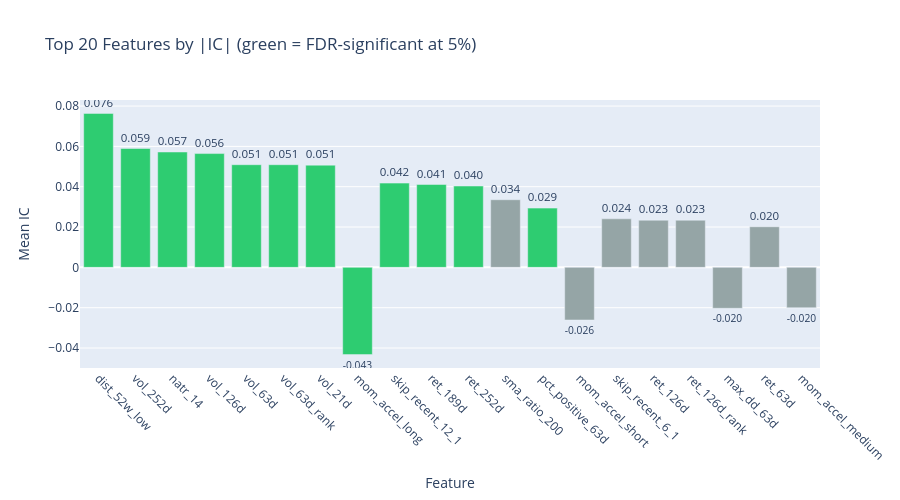

This figure's notebook cell:
### Markdown cell above
### IC Bar Chart

### Code cell
top20 = eval_summary.sort(pl.col("ic_mean").abs(), descending=True).head(20)
colors = ["#2ecc71" if sig else "#95a5a6" for sig in top20["significant_fdr05"].to_list()]

fig_ic = go.Figure(
    go.Bar(
        x=top20["feature"].to_list(),
        y=top20["ic_mean"].to_list(),
        marker_color=colors,
        text=[f"{ic:.3f}" for ic in top20["ic_mean"].to_list()],
        textposition="outside",
    )
)
fig_ic.update_layout(
    title="Top 20 Features by |IC| (green = FDR-significant at 5%)",
    xaxis_title="Feature",
    yaxis_title="Mean IC",
    xaxis_tickangle=45,
    height=500,
)
fig_ic.show()

### Figure 1 — Plotly figure (JSON) as saved in the notebook; plotly's stock layout.template omitted (floating-point values rounded to 4 significant figures)
{"data": [{"marker": {"color": ["#2ecc71", "#2ecc71", "#2ecc71", "#2ecc71", "#2ecc71", "#2ecc71", "#2ecc71", "#2ecc71", "#2ecc71", "#2ecc71", "#2ecc71", "#95a5a6", "#2ecc71", "#95a5a6", "#95a5a6", "#95a5a6", "#95a5a6", "#95a5a6", "#95a5a6", "#95a5a6"]}, "text": ["0.076", "0.059", "0.057", "0.056", "0.051", "0.051", "0.051", "-0.043", "0.042", "0.041", "0.040", "0.034", "0.029", "-0.026", "0.024", "0.023", "0.023", "-0.020", "0.020", "-0.020"], "textposition": "outside", "type": "bar", "x": ["dist_52w_low", "vol_252d", "natr_14", "vol_126d", "vol_63d", "vol_63d_rank", "vol_21d", "mom_accel_long", "skip_recent_12_1", "ret_189d", "ret_252d", "sma_ratio_200", "pct_positive_63d", "mom_accel_short", "skip_recent_6_1", "ret_126d", "ret_126d_rank", "max_dd_63d", "ret_63d", "mom_accel_medium"], "y": [0.07635, 0.05895, 0.05722, 0.05643, 0.05091, 0.05091, 0.05069, -0.04326, 0.04178, 0.04111, 0.04034, 0.03355, 0.02938, -0.0261, 0.02409, 0.02338, 0.02338, -0.02029, 0.02015, -0.02002]}], "layout": {"height": 500, "title": {"text": "Top 20 Features by |IC| (green = FDR-significant at 5%)"}, "xaxis": {"tickangle": 45, "title": {"text": "Feature"}}, "yaxis": {"title": {"text": "Mean IC"}}}}
